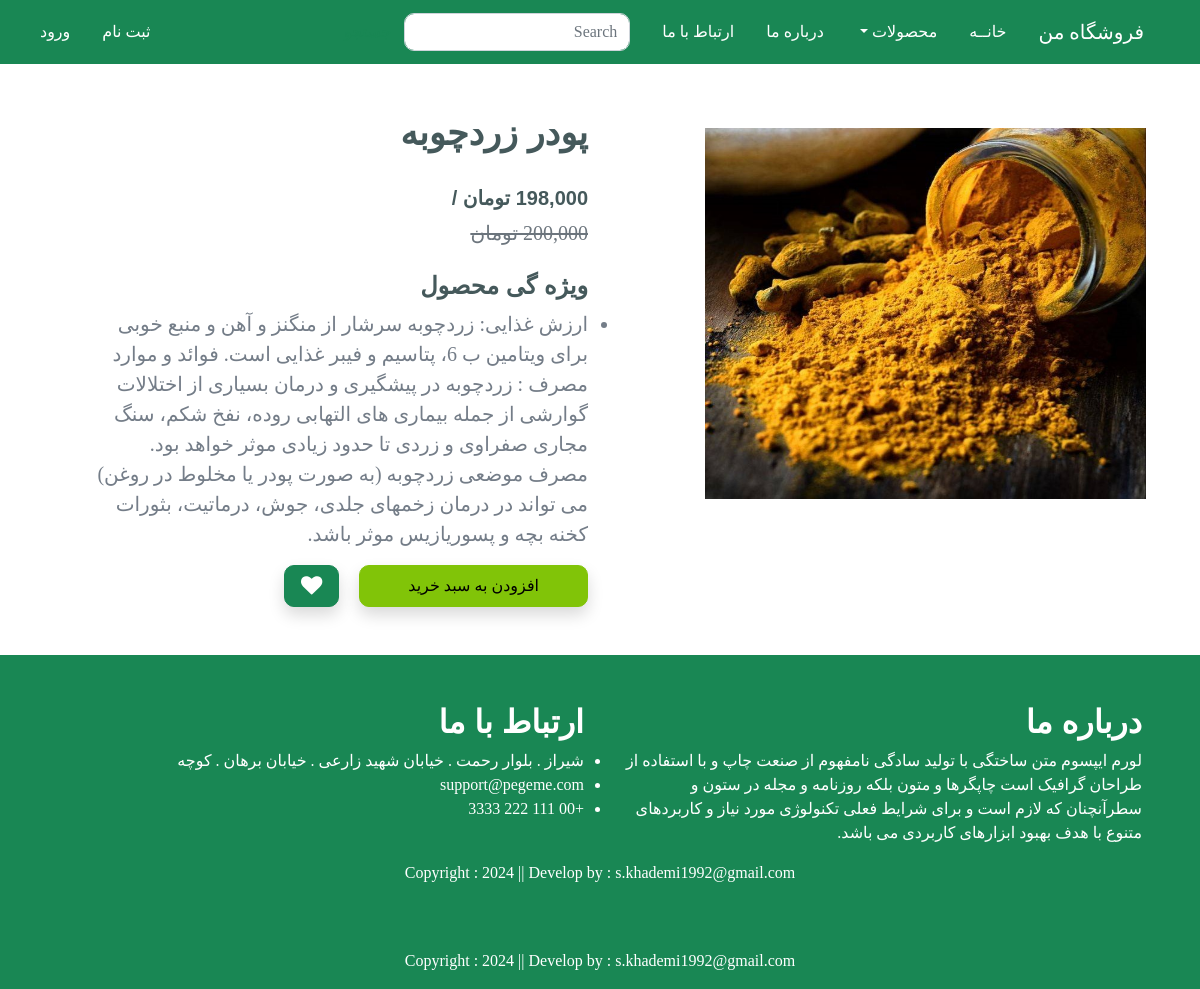
Screenshot of /product-detail/1 with the database file from the repository.
### app/models.py (models this page shows, shortened)
class Product(models.Model):
    title = models.CharField(max_length=100)
    selling_price = models.DecimalField(default=0, decimal_places=0, max_digits=12)
    discounted_price = models.DecimalField(default=0, decimal_places=0, max_digits=12, null=True, blank=True)
    description = models.TextField()
    category = models.CharField(choices=CATEGORY_CHOICES, max_length=2)
    product_image = models.ImageField(upload_to='product')

### app/views.py (the view)
# urls.py: path('product-detail/<int:pk>', views.ProductDetail.as_view(), name='product-detail'),
class ProductDetail(View):
    def get(self, request, pk):
        user = request.user
        product = Product.objects.get(pk=pk)
        if user.is_authenticated:
            wishlist = Wishlist.objects.filter(Q(product=product) & Q(user=request.user))
        totalitem = 0
        wishitem = 0
        if request.user.is_authenticated:
            totalitem = len(Cart.objects.filter(user=request.user))
            wishitem = len(Wishlist.objects.filter(user=request.user))
        return render(request, 'app/product-detail.html', locals())

### app/templates/app/product-detail.html (shortened to what this page needs)
{% extends 'app/base.html' %}
{% load static %}
{% load humanize %}
{% block main-content %}
    <div class="container py-5">
        <div class="row flex justify-content-between">
            <div class="img2 col-lg-5">
                <img src="{{ product.product_image.url }}" class="image col-xs-6 col-sm-12 col-lg-12 mt-3 text-sm-center w-100 h-75" alt="">
            </div>
            <div class="productdetail col-lg-6">
                <h1 style="font-size: 35px;">{{ product.title }}</h1>
                <br>
                <h5 >{{ product.discounted_price | intcomma }} تومان /</h5>
                <small class="text-decoration-line-through text-muted fs-5"><del>{{ product.selling_price |intcomma }} تومان</del></small>
                <br><br>
                <h4>ویژه گی محصول</h4>
                <ul class="fs-5">
                    <li>{{ product.description }}</li>
                </ul>
            {% if user.is_authenticated %}
                <form action="/add-to-cart" class="d-inline">
                    <input type="hidden" name="prod_id" value="{{ product.id }}">
                    <button type="submit" class="btn btn-primary shadow px-5 py-2 ms-3">افزودن به سبد خرید</button>
                </form>
                {% if wishlist %}
                <a pid="{{ product.id }}" class="minus-wishlist btn btn-danger shadow px-3 py-2 ms-3"><i class="fa fa-heart fa-lg"></i></a>
                {% else %}
                <a pid="{{ product.id }}" class="plus-wishlist btn btn-success shadow px-3 py-2 ms-3"><i class="fa fa-heart fa-lg"></i></a>
                {% endif %}
            {% else %}
                <form action="/registration" class="d-inline">
                    <button type="submit" class="btn btn-primary shadow px-5 py-2 ms-3">افزودن به سبد خرید</button>
                </form>
                {% if wishlist %}
                <a pid="{{ product.id }}" class="minus-wishlist btn btn-danger shadow px-3 py-2 ms-3"><i class="fa fa-heart fa-lg"></i></a>
                {% else %}
                <a pid="{{ product.id }}" class="plus-wishlist btn btn-success shadow px-3 py-2 ms-3"><i class="fa fa-heart fa-lg"></i></a>
                {% endif %}
            {% endif %}
            </div>
        </div>
    </div>
{% endblock main-content %}

### app/static/app/css/style.css (style rules this page uses)
* { margin: 0; padding: 0; box-sizing: border-box; }
.font { font-family: font; }

### rows the page displays
Product: product_image (picture), title "پودر زردچوبه", discounted_price "198,000", selling_price "200,000", description "ارزش غذایی: زردچوبه سرشار از منگنز و آهن و منبع خوبی برای ویتامین ب 6، پتاسیم و فیبر غذایی است. فوائد و موارد مصرف : زردچوبه در پیشگیری و درمان بسیاری از اختلالات گوارشی از جمله بیماری های التهابی روده، نفخ شکم، سنگ مجاری صفراوی و زردی تا حدود زیادی موثر خواهد بود. مصرف موضعی زردچوبه (به صورت پودر یا مخلوط در روغن) می تواند در درمان زخمهای جلدی، جوش، درماتیت، بثورات کخنه بچه و پسوریازیس موثر باشد."
